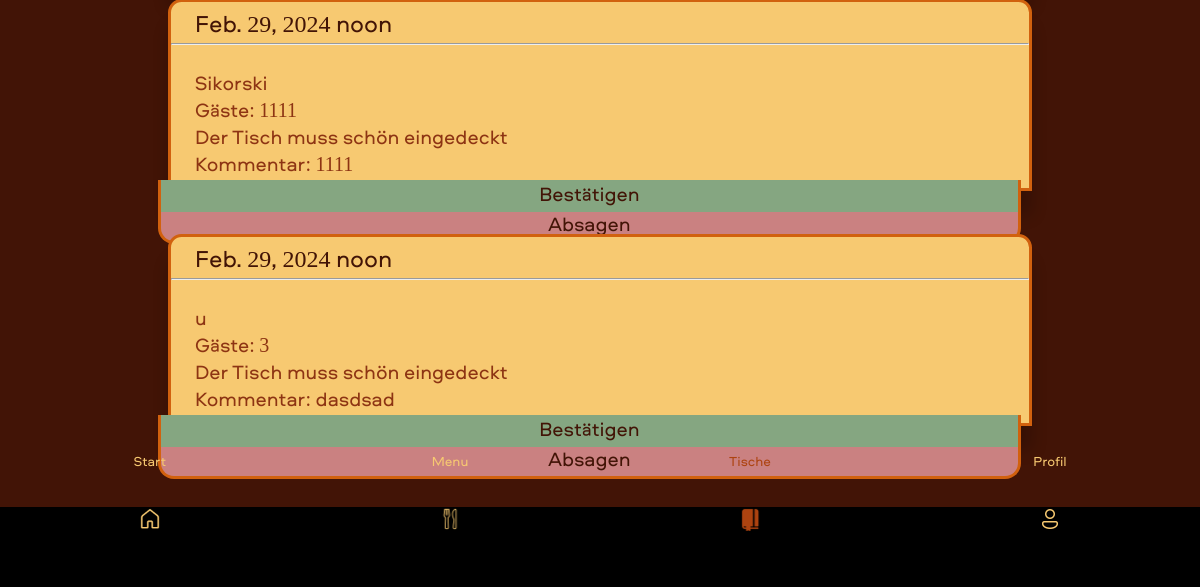
Page /orders_admin/ (signed in, lower part) on the earlier database version.
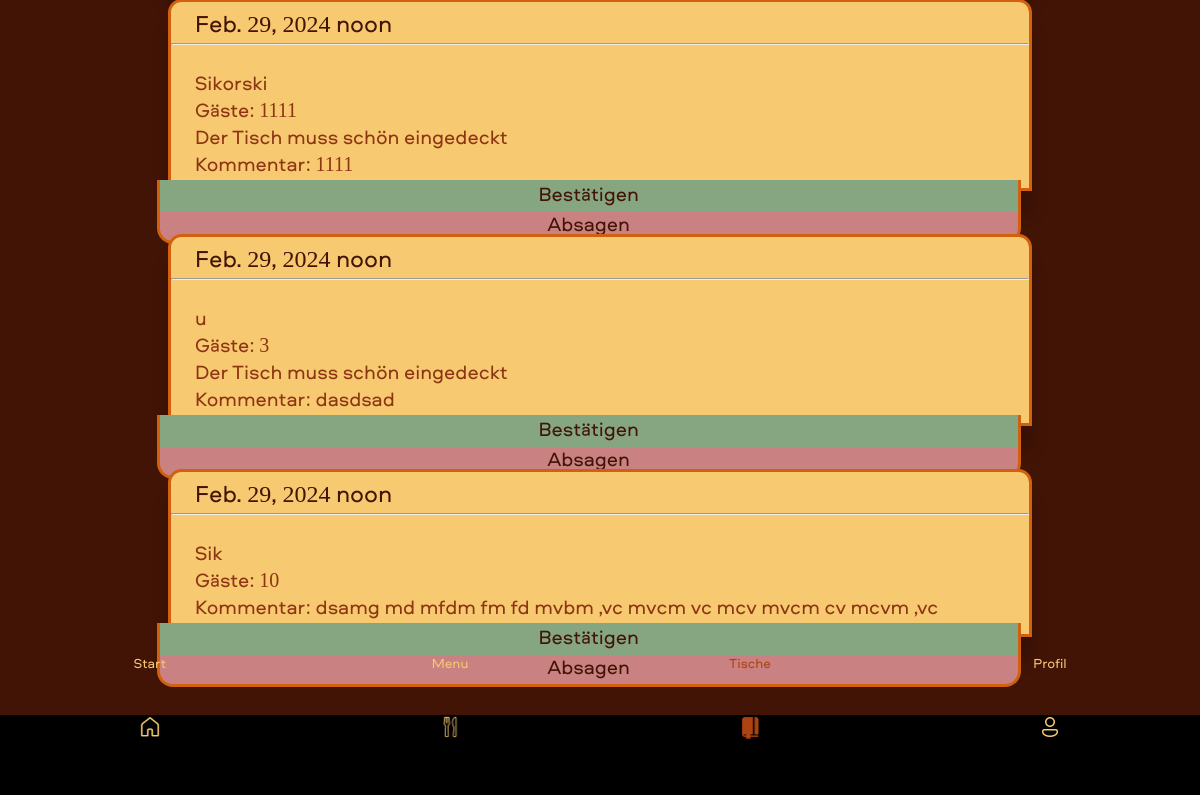
Same page on the later database version.
### reservation_app/models.py (models this page shows, shortened)
class Book(models.Model):
    user = models.ForeignKey(settings.AUTH_USER_MODEL, on_delete=models.CASCADE, default=1)
    last_name = models.CharField(default='', max_length=50)
    time = models.TimeField(default='12:30:00')
    date = models.DateField(default='2024-02-19')
    guests = models.IntegerField(default= '',null=False)
    confirmation= models.CharField(default='Nein', max_length=20)
    fcm_token = models.CharField(max_length=255, blank=True, null=True)
    phone     = models.CharField(max_length=30,blank=True,null=True)
    comment   = models.CharField(max_length=300,blank=True,null=True)
    decoration = models.BooleanField(default=False)
    color =    models.CharField(max_length=300,blank=True,null=True)

### accounts/models.py (models this page shows)
class customuser(AbstractUser):
    fcm_token = models.CharField(max_length=255, blank=True, null=True)
    phone     = models.CharField(max_length=30,blank=True,null=True)

### reservation_app/views.py (the view)
# urls.py: path('orders_admin/', views.orders_admin, name='orders_admin'),
def orders_admin(request):
    if request.user.is_superuser:
        user_orders = Book.objects.filter(confirmation__in=['Nein', 'Ja'])
        return render(request, 'orders_admin.html', {'user_orders': user_orders})
    else:
        return redirect('home')

### reservation_app/templates/orders_admin.html (shortened to what this page needs)
{% extends 'base.html' %}
{% block content %}
    <br>
     {% if user.is_authenticated %}
     <div class="tables-container" style="height:90vh">
     {% for order in user_orders %}
     {% if order.comment == "" and order.decoration == False %}
     <div class="table_button" style="margin-bottom: 2vh; height: 18vh;"><label>{{ order.date }} {{ order.time }}</label>
      {% else %}
      {% if order.comment == "" or order.decoration == False %}
      <div class="table_button" style="margin-bottom: 2vh; height: 21vh;"><label>{{ order.date }} {{ order.time }}</label>
        {% else %}
        <div class="table_button" style="margin-bottom: 2vh; height: 24vh;"><label>{{ order.date }} {{ order.time }}</label>
          {% endif %}
        {% endif %}
      <hr>
      <div class="text_st">
        {% if order.last_name == ''%}
      <br> {{ order.user.last_name }}
      {% else %}
      <br> {{ order.last_name}}
      {% endif %}
      <br> Gäste: {{ order.guests }}
      {% if order.decoration == True %}
      <br>
      Der Tisch muss schön
      eingedeckt
      {% endif %}
      {% if order.comment != "" %}
      <br>
      Kommentar: {{ order.comment }}
      {% endif %}
    </div>
    {% if order.confirmation == 'Nein'%}
    <a href="{% url 'confirm' %}?method=confirm&book_id={{ order.id }}">
        <button class="confirm">Bestätigen</button>
      </a>
      <a href="{% url 'confirm' %}?method=cancel&book_id={{ order.id }}">
        <button class="cancel">Absagen</button>
      </a>
      {% endif %}
    <br><br><br><br><br>
  </div>
  {% if order.confirmation == 'Nein'%}
  <br>
  {% endif %}
     {% endfor %}
     {% endif %}
</div>
     {% load static %}
<a href="{% url 'home' %}">
  <button class="tabbar home">
      <img src="{% static 'icons/home.png' %}">
      <br>
      Start
  </button>
</a>
<a href="{% url 'menu' %}">
  <button class="tabbar menu">
      <img src="{% static 'icons/menu.png' %}" >
      <br>
  </button>
</a>
<a href="{% url 'user_orders' %}">
  <button class="tabbar mybook">
      <img src="{% static 'icons/tables_active.png' %}">
      <br>
  </button>
</a>
{% if user.is_authenticated %}
<a href="{% url 'account' %}">
  <button class="tabbar login_user">
      <img src="{% static 'icons/account.png' %}">
      <br>
      Profil
  </button>
</a>
{% endif %}
{% endblock %}

Differences in the rows shown:
added Book: date "Feb. 29, 2024", time "noon", last_name "Sik", guests "10", comment "dsamg md mfdm fm fd mvbm ,vc mvcm vc mcv mvcm cv mcvm ,vc"
